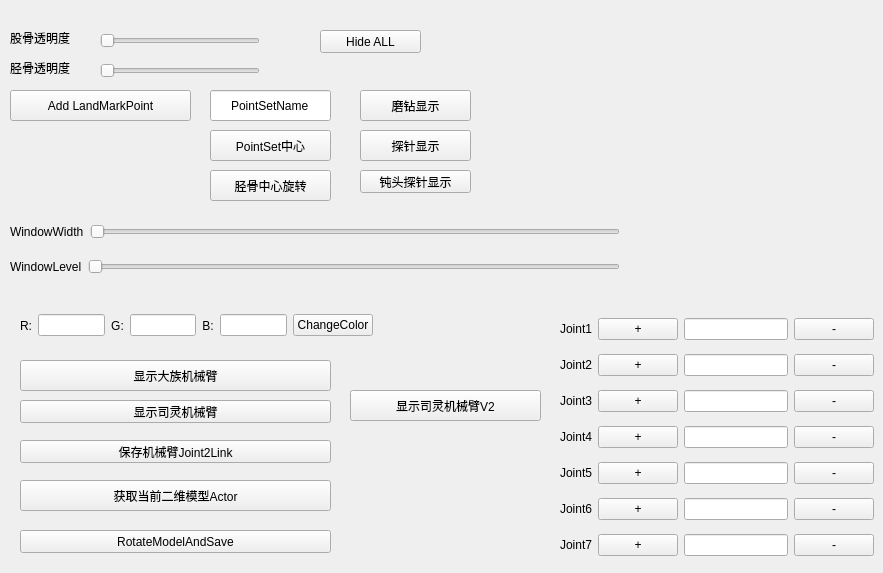
     <widget class="QWidget" name="tab_3">
      <attribute name="title">
       <string>模型显示</string>
      </attribute>
      <widget class="QSlider" name="FemurOpacitySlider">
       <property name="geometry">
        <rect>
         <x>100</x>
         <y>30</y>
         <width>160</width>
         <height>22</height>
        </rect>
       </property>
       <property name="orientation">
        <enum>Qt::Horizontal</enum>
       </property>
      </widget>
      <widget class="QLabel" name="label_5">
       <property name="geometry">
        <rect>
         <x>10</x>
         <y>30</y>
         <width>81</width>
         <height>16</height>
        </rect>
       </property>
       <property name="text">
        <string>股骨透明度</string>
       </property>
      </widget>
      <widget class="QLabel" name="label_12">
       <property name="geometry">
        <rect>
         <x>10</x>
         <y>60</y>
         <width>81</width>
         <height>16</height>
        </rect>
       </property>
       <property name="text">
        <string>胫骨透明度</string>
       </property>
      </widget>
      <widget class="QSlider" name="TibiaOpacitySlider">
       <property name="geometry">
        <rect>
         <x>100</x>
         <y>60</y>
         <width>160</width>
         <height>22</height>
        </rect>
       </property>
       <property name="orientation">
        <enum>Qt::Horizontal</enum>
       </property>
      </widget>
      <widget class="QPushButton" name="SetLandmarkPointBtn">
       <property name="geometry">
        <rect>
         <x>10</x>
         <y>90</y>
         <width>181</width>
         <height>31</height>
        </rect>
       </property>
       <property name="text">
        <string>Add LandMarkPoint</string>
       </property>
      </widget>
      <widget class="QmitkSingleNodeSelectionWidget" name="selectedPointSetWidget" native="true">
       <property name="geometry">
        <rect>
         <x>10</x>
         <y>130</y>
         <width>171</width>
         <height>40</height>
        </rect>
       </property>
       <property name="sizePolicy">
        <sizepolicy hsizetype="Preferred" vsizetype="Minimum">
         <horstretch>0</horstretch>
         <verstretch>0</verstretch>
        </sizepolicy>
       </property>
       <property name="minimumSize">
        <size>
         <width>0</width>
         <height>40</height>
        </size>
       </property>
      </widget>
      <widget class="QmitkPointListWidget" name="poinSetListWidget" native="true">
       <property name="geometry">
        <rect>
         <x>540</x>
         <y>10</y>
         <width>201</width>
         <height>111</height>
        </rect>
       </property>
      </widget>
      <widget class="QLineEdit" name="LandmarkPointSetNameLineEdit">
       <property name="geometry">
        <rect>
         <x>210</x>
         <y>90</y>
         <width>121</width>
         <height>31</height>
        </rect>
       </property>
       <property name="whatsThis">
        <string>&lt;html&gt;&lt;head/&gt;&lt;body&gt;&lt;p&gt;输入Point Set名称&lt;/p&gt;&lt;p&gt;&lt;br/&gt;&lt;/p&gt;&lt;/body&gt;&lt;/html&gt;</string>
       </property>
       <property name="text">
        <string>PointSetName</string>
       </property>
       <property name="alignment">
        <set>Qt::AlignCenter</set>
       </property>
      </widget>
      <widget class="QPushButton" name="CalcualtePointSetCenterBtn">
       <property name="geometry">
        <rect>
         <x>210</x>
         <y>130</y>
         <width>121</width>
         <height>31</height>
        </rect>
       </property>
       <property name="text">
        <string>PointSet中心</string>
       </property>
      </widget>
      <widget class="QPushButton" name="RotateTibiaByCenterBtn">
       <property name="geometry">
        <rect>
         <x>210</x>
         <y>170</y>
         <width>121</width>
         <height>31</height>
        </rect>
       </property>
       <property name="text">
        <string>胫骨中心旋转</string>
       </property>
      </widget>
      <widget class="QPushButton" name="HideAllBtn">
       <property name="geometry">
        <rect>
         <x>320</x>
         <y>30</y>
         <width>101</width>
         <height>23</height>
        </rect>
       </property>
       <property name="text">
        <string>Hide ALL</string>
       </property>
      </widget>
      <widget class="QWidget" name="verticalLayoutWidget_4">
       <property name="geometry">
        <rect>
         <x>10</x>
         <y>210</y>
         <width>610</width>
         <height>80</height>
        </rect>
       </property>
       <layout class="QVBoxLayout" name="verticalLayout_11">
        <item>
         <layout class="QHBoxLayout" name="horizontalLayout_15">
          <item>
           <widget class="QLabel" name="label_20">
            <property name="text">
             <string>WindowWidth</string>
            </property>
           </widget>
          </item>
          <item>
           <widget class="QSlider" name="WindowWidthSlide">
            <property name="minimumSize">
             <size>
              <width>500</width>
              <height>0</height>
             </size>
            </property>
            <property name="orientation">
             <enum>Qt::Horizontal</enum>
            </property>
           </widget>
          </item>
         </layout>
        </item>
        <item>
         <layout class="QHBoxLayout" name="horizontalLayout_16">
          <item>
           <widget class="QLabel" name="label_21">
            <property name="text">
             <string>WindowLevel</string>
            </property>
           </widget>
          </item>
          <item>
           <widget class="QSlider" name="WindowLevelSlide">
            <property name="orientation">
             <enum>Qt::Horizontal</enum>
            </property>
           </widget>
          </item>
         </layout>
        </item>
       </layout>
      </widget>
      <widget class="QWidget" name="horizontalLayoutWidget_10">
       <property name="geometry">
        <rect>
         <x>20</x>
         <y>300</y>
         <width>353</width>
         <height>51</height>
        </rect>
       </property>
       <layout class="QHBoxLayout" name="horizontalLayout_24">
        <item>
         <widget class="QLabel" name="label_27">
          <property name="text">
           <string>R:</string>
          </property>
          <property name="alignment">
           <set>Qt::AlignCenter</set>
          </property>
         </widget>
        </item>
        <item>
         <widget class="QLineEdit" name="ModelColorRLineEdit"/>
        </item>
        <item>
         <widget class="QLabel" name="label_28">
          <property name="text">
           <string>G:</string>
          </property>
          <property name="alignment">
           <set>Qt::AlignCenter</set>
          </property>
         </widget>
        </item>
        <item>
         <widget class="QLineEdit" name="ModelColorGLineEdit"/>
        </item>
        <item>
         <widget class="QLabel" name="label_29">
          <property name="text">
           <string>B:</string>
          </property>
          <property name="alignment">
           <set>Qt::AlignCenter</set>
          </property>
         </widget>
        </item>
        <item>
         <widget class="QLineEdit" name="ModelColorBLineEdit"/>
        </item>
        <item>
         <widget class="QPushButton" name="ChangeModelColorBtn">
          <property name="text">
           <string>ChangeColor</string>
          </property>
         </widget>
        </item>
       </layout>
      </widget>
      <widget class="QPushButton" name="DisplayPKADrillBtn">
       <property name="geometry">
        <rect>
         <x>360</x>
         <y>90</y>
         <width>111</width>
         <height>31</height>
        </rect>
       </property>
       <property name="text">
        <string>磨钻显示</string>
       </property>
      </widget>
      <widget class="QPushButton" name="DisplayProbeBtn">
       <property name="geometry">
        <rect>
         <x>360</x>
         <y>130</y>
         <width>111</width>
         <height>31</height>
        </rect>
       </property>
       <property name="text">
        <string>探针显示</string>
       </property>
      </widget>
      <widget class="QPushButton" name="DisplayHansRobotModelBtn">
       <property name="geometry">
        <rect>
         <x>20</x>
         <y>360</y>
         <width>311</width>
         <height>31</height>
        </rect>
       </property>
       <property name="text">
        <string>显示大族机械臂</string>
       </property>
      </widget>
      <widget class="QPushButton" name="GetCurrentNode2DActorBtn">
       <property name="geometry">
        <rect>
         <x>20</x>
         <y>480</y>
         <width>311</width>
         <height>31</height>
        </rect>
       </property>
       <property name="text">
        <string>获取当前二维模型Actor</string>
       </property>
      </widget>
      <widget class="QWidget" name="verticalLayoutWidget_11">
       <property name="geometry">
        <rect>
         <x>560</x>
         <y>310</y>
         <width>314</width>
         <height>254</height>
        </rect>
       </property>
       <layout class="QVBoxLayout" name="verticalLayout_21">
        <item>
         <layout class="QHBoxLayout" name="horizontalLayout_52">
          <item>
           <widget class="QLabel" name="label_44">
            <property name="text">
             <string>Joint1</string>
            </property>
           </widget>
          </item>
          <item>
           <widget class="QPushButton" name="Joint1PlusBtn">
            <property name="text">
             <string>+</string>
            </property>
           </widget>
          </item>
          <item>
           <widget class="QLineEdit" name="Joint1AngleLineEdit"/>
          </item>
          <item>
           <widget class="QPushButton" name="Joint1MinusBtn">
            <property name="text">
             <string>-</string>
            </property>
           </widget>
          </item>
         </layout>
        </item>
        <item>
         <layout class="QHBoxLayout" name="horizontalLayout_57">
          <item>
           <widget class="QLabel" name="label_49">
            <property name="text">
             <string>Joint2</string>
            </property>
           </widget>
          </item>
          <item>
           <widget class="QPushButton" name="Joint2PlusBtn">
            <property name="text">
             <string>+</string>
            </property>
           </widget>
          </item>
          <item>
           <widget class="QLineEdit" name="Joint2AngleLineEdit"/>
          </item>
          <item>
           <widget class="QPushButton" name="Joint2MinusBtn">
            <property name="text">
             <string>-</string>
            </property>
           </widget>
          </item>
         </layout>
        </item>
        <item>
         <layout class="QHBoxLayout" name="horizontalLayout_56">
          <item>
           <widget class="QLabel" name="label_48">
            <property name="text">
             <string>Joint3</string>
            </property>
           </widget>
          </item>
          <item>
           <widget class="QPushButton" name="Joint3PlusBtn">
            <property name="text">
             <string>+</string>
            </property>
           </widget>
          </item>
          <item>
           <widget class="QLineEdit" name="Joint3AngleLineEdit"/>
          </item>
          <item>
           <widget class="QPushButton" name="Joint3MinusBtn">
            <property name="text">
             <string>-</string>
            </property>
           </widget>
          </item>
         </layout>
        </item>
        <item>
         <layout class="QHBoxLayout" name="horizontalLayout_55">
          <item>
           <widget class="QLabel" name="label_47">
            <property name="text">
             <string>Joint4</string>
            </property>
           </widget>
          </item>
          <item>
           <widget class="QPushButton" name="Joint4PlusBtn">
            <property name="text">
             <string>+</string>
            </property>
           </widget>
          </item>
          <item>
           <widget class="QLineEdit" name="Joint4AngleLineEdit"/>
          </item>
          <item>
           <widget class="QPushButton" name="Joint4MinusBtn">
            <property name="text">
             <string>-</string>
            </property>
           </widget>
          </item>
         </layout>
        </item>
        <item>
         <layout class="QHBoxLayout" name="horizontalLayout_54">
          <item>
           <widget class="QLabel" name="label_46">
            <property name="text">
             <string>Joint5</string>
            </property>
           </widget>
          </item>
          <item>
           <widget class="QPushButton" name="Joint5PlusBtn">
            <property name="text">
             <string>+</string>
            </property>
           </widget>
          </item>
          <item>
           <widget class="QLineEdit" name="Joint5AngleLineEdit"/>
          </item>
          <item>
           <widget class="QPushButton" name="Joint5MinusBtn">
            <property name="text">
             <string>-</string>
            </property>
           </widget>
          </item>
         </layout>
        </item>
        <item>
         <layout class="QHBoxLayout" name="horizontalLayout_53">
          <item>
           <widget class="QLabel" name="label_45">
            <property name="text">
             <string>Joint6</string>
            </property>
           </widget>
          </item>
          <item>
           <widget class="QPushButton" name="Joint6PlusBtn">
            <property name="text">
             <string>+</string>
            </property>
           </widget>
          </item>
          <item>
           <widget class="QLineEdit" name="Joint6AngleLineEdit"/>
          </item>
          <item>
           <widget class="QPushButton" name="Joint6MinusBtn">
            <property name="text">
             <string>-</string>
            </property>
           </widget>
          </item>
         </layout>
        </item>
        <item>
         <layout class="QHBoxLayout" name="horizontalLayout_62">
          <item>
           <widget class="QLabel" name="label_50">
            <property name="text">
             <string>Joint7</string>
            </property>
           </widget>
          </item>
          <item>
           <widget class="QPushButton" name="Joint7PlusBtn">
            <property name="text">
             <string>+</string>
            </property>
           </widget>
          </item>
          <item>
           <widget class="QLineEdit" name="Joint7AngleLineEdit"/>
          </item>
          <item>
           <widget class="QPushButton" name="Joint7MinusBtn">
            <property name="text">
             <string>-</string>
            </property>
           </widget>
          </item>
         </layout>
        </item>
       </layout>
      </widget>
      <widget class="QPushButton" name="RotateModelAndSaveBtn">
       <property name="geometry">
        <rect>
         <x>20</x>
         <y>530</y>
         <width>311</width>
         <height>23</height>
        </rect>
       </property>
       <property name="text">
        <string>RotateModelAndSave</string>
       </property>
      </widget>
      <widget class="QPushButton" name="DisplayBluntProbeBtn">
       <property name="geometry">
        <rect>
         <x>360</x>
         <y>170</y>
         <width>111</width>
         <height>23</height>
        </rect>
       </property>
       <property name="text">
        <string>钝头探针显示</string>
       </property>
      </widget>
      <widget class="QPushButton" name="SaveRobotJoint2LinkBtn">
       <property name="geometry">
        <rect>
         <x>20</x>
         <y>440</y>
         <width>311</width>
         <height>23</height>
        </rect>
       </property>
       <property name="text">
        <string>保存机械臂Joint2Link</string>
       </property>
      </widget>
      <widget class="QPushButton" name="DisplayDiania7RobotBtn">
       <property name="geometry">
        <rect>
         <x>20</x>
         <y>400</y>
         <width>311</width>
         <height>23</height>
        </rect>
       </property>
       <property name="text">
        <string>显示司灵机械臂</string>
       </property>
      </widget>
      <widget class="QPushButton" name="DisplayDianaRobotV2Btn">
       <property name="geometry">
        <rect>
         <x>350</x>
         <y>390</y>
         <width>191</width>
         <height>31</height>
        </rect>
       </property>
       <property name="text">
        <string>显示司灵机械臂V2</string>
       </property>
      </widget>
     </widget>
